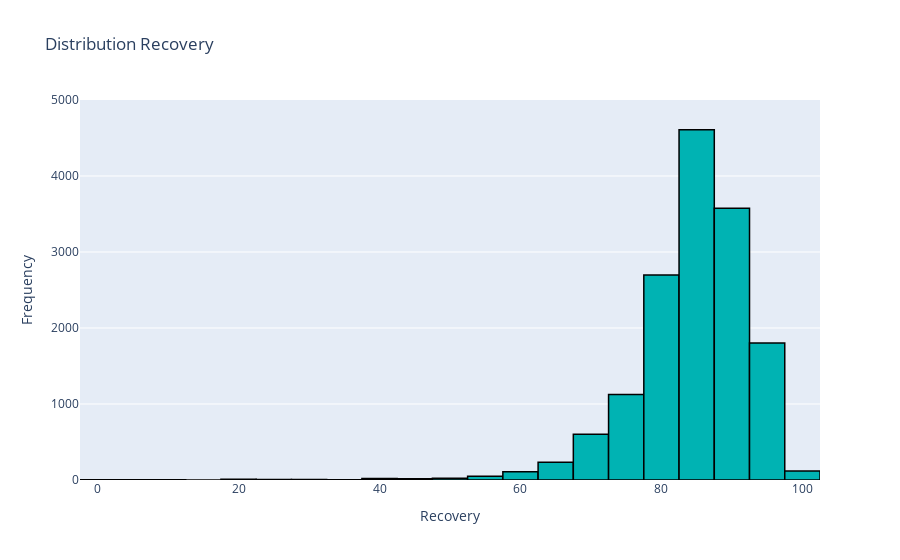
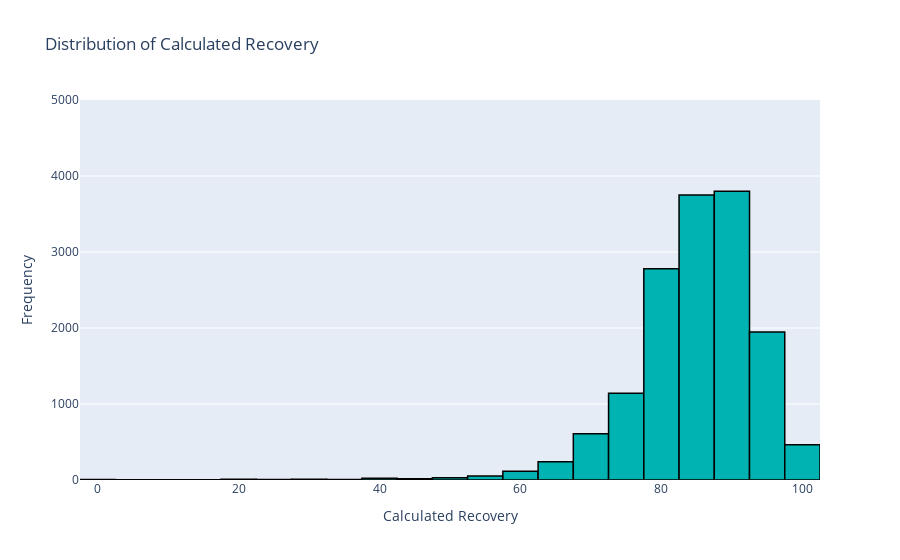

The code cell stored with these charts, in order, in its notebook:
### Code cell
# plot recovery
fig = px.histogram(new_df, x='recovery', nbins=30, title='Distribution Recovery', color_discrete_sequence=['#00b3b3'])
fig.update_layout(
    xaxis_title='Recovery',
    yaxis_title='Frequency',
    showlegend=False,
    yaxis=dict(range=[0, 5000]))
fig.update_traces(marker=dict(line=dict(color='black', width=1.5)))

fig.show()
# plot Calculate Recovery
fig = px.histogram(new_df, x='calculated recovery', nbins=30, title='Distribution of Calculated Recovery', color_discrete_sequence=['#00b3b3'])
fig.update_layout(
    xaxis_title='Calculated Recovery',
    yaxis_title='Frequency',
    showlegend=False,
    yaxis=dict(range=[0, 5000]))
fig.update_traces(marker=dict(line=dict(color='black', width=1.5)))

fig.show()

### Figure 1 — Plotly figure (JSON) as saved in the notebook; plotly's stock layout.template omitted (floating-point values rounded to 4 significant figures; data arrays with more than 128 entries replaced by an {"elided": "..."} marker saying what was removed)
{"data": [{"alignmentgroup": "True", "bingroup": "x", "hovertemplate": "recovery=%{x}<br>count=%{y}<extra></extra>", "legendgroup": "", "marker": {"color": "#00b3b3", "line": {"color": "black", "width": 1.5}, "pattern": {"shape": ""}}, "name": "", "nbinsx": 30, "offsetgroup": "", "orientation": "v", "showlegend": false, "type": "histogram", "x": {"elided": "15020 float values"}, "xaxis": "x", "yaxis": "y"}], "layout": {"barmode": "relative", "legend": {"tracegroupgap": 0}, "showlegend": false, "title": {"text": "Distribution Recovery"}, "xaxis": {"anchor": "y", "domain": [0, 1], "title": {"text": "Recovery"}}, "yaxis": {"anchor": "x", "domain": [0, 1], "range": [0, 5000], "title": {"text": "Frequency"}}}}

### Figure 2 — Plotly figure (JSON) as saved in the notebook; plotly's stock layout.template omitted (floating-point values rounded to 4 significant figures; data arrays with more than 128 entries replaced by an {"elided": "..."} marker saying what was removed)
{"data": [{"alignmentgroup": "True", "bingroup": "x", "hovertemplate": "calculated recovery=%{x}<br>count=%{y}<extra></extra>", "legendgroup": "", "marker": {"color": "#00b3b3", "line": {"color": "black", "width": 1.5}, "pattern": {"shape": ""}}, "name": "", "nbinsx": 30, "offsetgroup": "", "orientation": "v", "showlegend": false, "type": "histogram", "x": {"elided": "15020 float values"}, "xaxis": "x", "yaxis": "y"}], "layout": {"barmode": "relative", "legend": {"tracegroupgap": 0}, "showlegend": false, "title": {"text": "Distribution of Calculated Recovery"}, "xaxis": {"anchor": "y", "domain": [0, 1], "title": {"text": "Calculated Recovery"}}, "yaxis": {"anchor": "x", "domain": [0, 1], "range": [0, 5000], "title": {"text": "Frequency"}}}}
